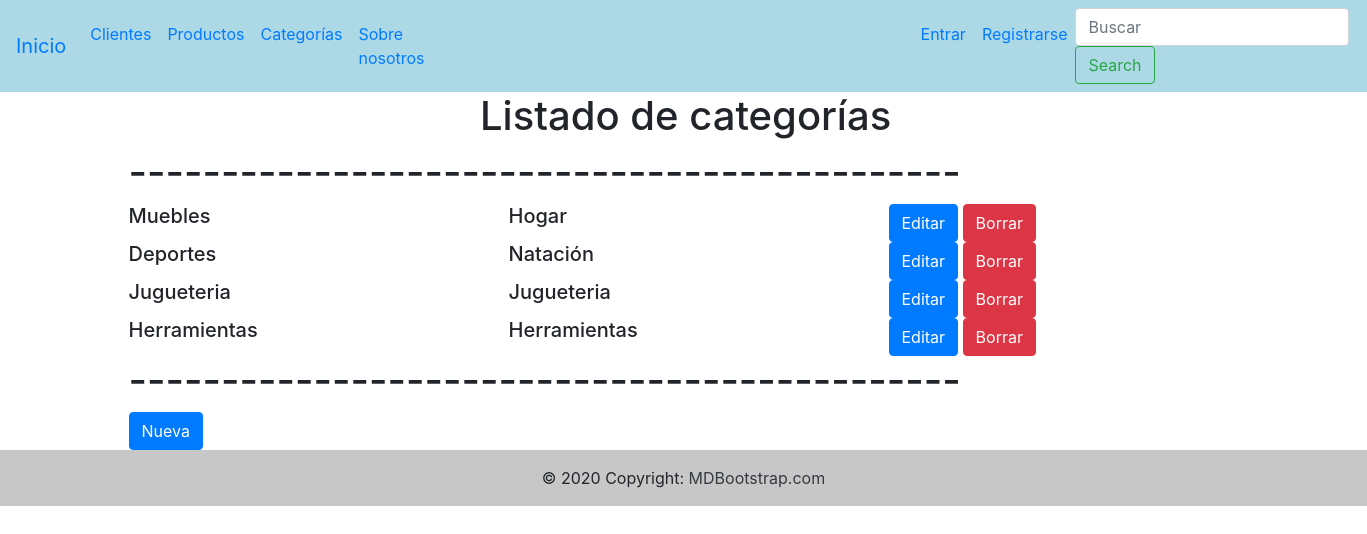
Page /categoria/categoria/ on the earlier database version.
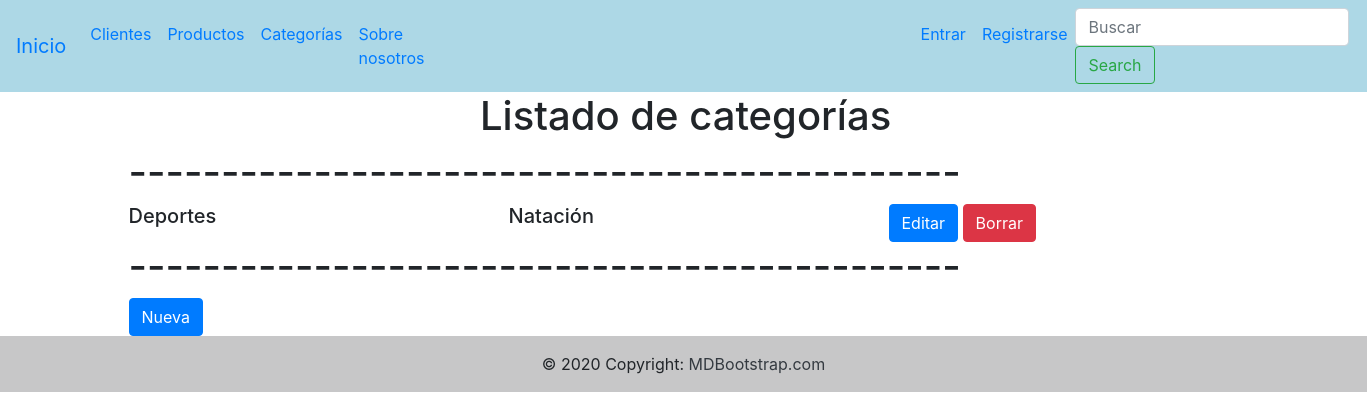
Same page on the later database version.
### categorias/models.py (models this page shows, shortened)
class Categorias(models.Model):
     nombre=models.CharField(max_length=50)
     clasificacion=models.CharField(max_length=50)

### categorias/views.py (the view)
# urls.py: path('categoria/', views.lista_categorias, name="lista_categorias"),
def lista_categorias(request):
    categoria=Categorias.objects.all()
    return render(request, "categoria/categoria.html",{"categoria": categoria})

### templates/categoria/categoria.html (shortened to what this page needs)
{% extends 'base.html' %}
{% block contenido %}
<h1 style="margin-left:30rem">Listado de categorías</h1>
<div class="container">
    <h1>---------------------------------------------</h1>
</div>
{% for categoria in categoria%}
    <div class="container">
        <div class="row">
            <div class="col-sm">
                   <h5>{{categoria.nombre}}</h5>
            </div>
            <div class="col-sm">
                <h5>{{categoria.clasificacion}}</h5>
            </div>
            <div class="col-sm">
                <a href="/categoria/editar_categoria/{{categoria.id}}" class="btn btn-primary">Editar</a>
                <a href="/categoria/borrar_categoria/{{categoria.id}}/" class="btn btn-danger">Borrar</a>
            </div>
        </div>
    </div>
{% endfor %}
<div class="container">
    <h1>---------------------------------------------</h1>
    <a href="/categoria/nueva_categoria/" class="btn btn-primary">Nueva</a>
</div>
{% endblock %}

Differences in the rows shown:
removed Categorias: nombre "Muebles", clasificacion "Hogar"
removed Categorias: nombre "Jugueteria", clasificacion "Jugueteria"
removed Categorias: nombre "Herramientas", clasificacion "Herramientas"
